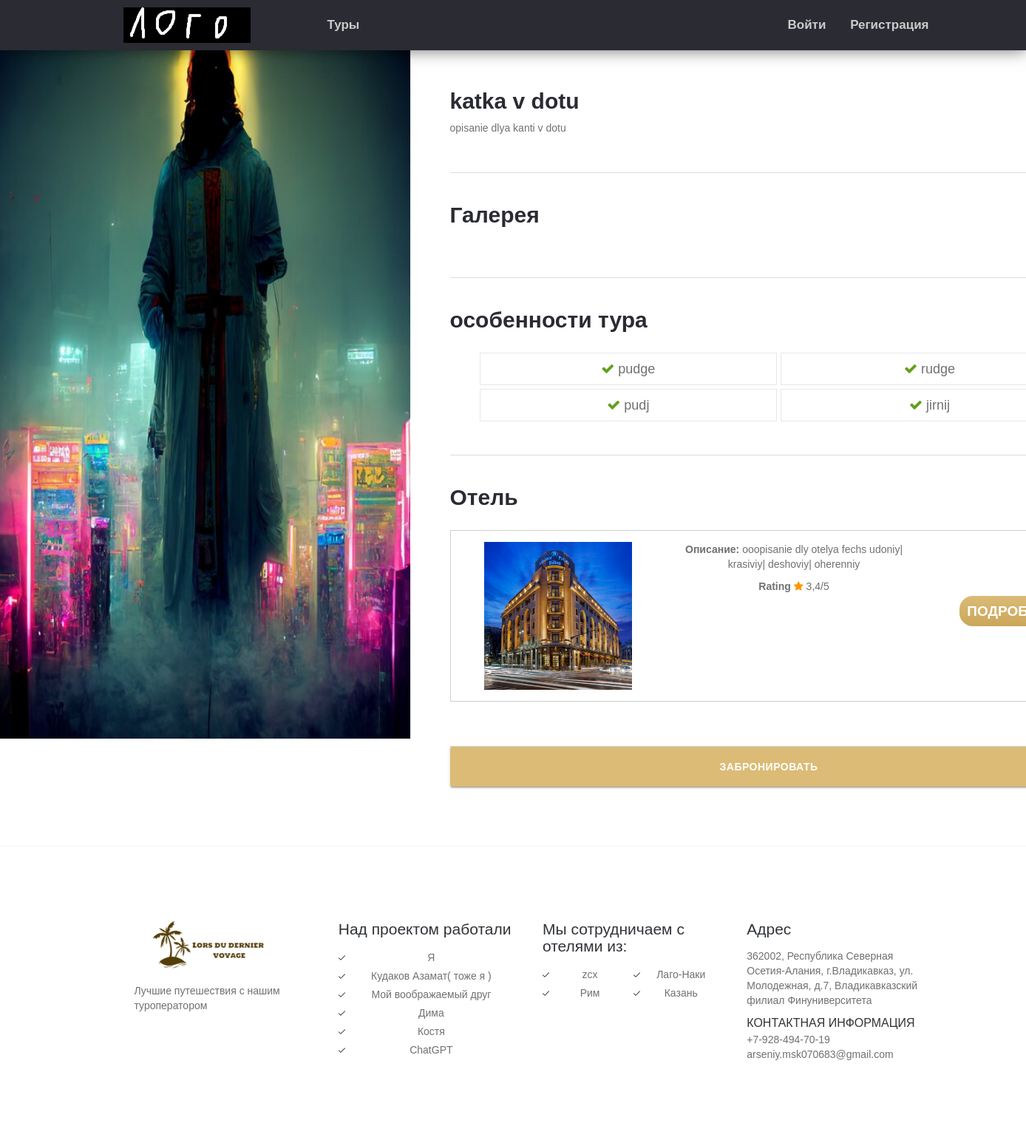
The app's page /tour_details/katka-v-dotu with its own data.
### tours/models.py (models this page shows, shortened)
class Tours(models.Model):
    name = models.CharField(max_length=255, verbose_name='Название')
    slug = models.SlugField(max_length=255, verbose_name='slug')
    description = models.TextField(verbose_name='Описание')
    city = models.CharField(max_length=255, verbose_name='Город/место')
    duration_days = models.IntegerField(verbose_name='длительность (дней)')
    max_adults = models.IntegerField(validators=[min_valid], verbose_name='максимум взрослых')
    max_kids = models.IntegerField(validators=[min_valid], verbose_name='масксимум детей')
    base_price = models.IntegerField(validators=[min_valid], verbose_name='Базовая стоимость')
    need_inter_pass = models.BooleanField(verbose_name='Нужен загранпаспорт')
    transit_in = models.OneToOneField(Transit, on_delete=models.PROTECT, related_name='transit_in_relate', verbose_name='Транспорт туда')
    transit_back = models.OneToOneField(Transit, on_delete=models.PROTECT, related_name='transit_back_relate', verbose_name='Транспорт обратно')
    main_image = models.ImageField(upload_to=tour_main_photo_location, verbose_name='Изображение', blank=True)
    hotel = models.ForeignKey(to=Hotels, on_delete=models.PROTECT, verbose_name='Отель')
    class Meta:
        ordering = ['name']
        verbose_name = 'Тур'
        verbose_name_plural = 'Туры'

class Hotels(models.Model):
    name = models.CharField(max_length=255, verbose_name='Название')
    slug = models.SlugField(max_length=255, verbose_name='slug')
    description = models.TextField(verbose_name='Описание')
    contact_info = models.CharField(max_length=100, verbose_name='Контактная информация')
    city = models.CharField(max_length=50, verbose_name='Город')
    rating = models.FloatField(validators=[min_valid], verbose_name='Рейтинг')
    food = models.CharField(max_length=50, verbose_name='Питание')
    main_image = models.ImageField(upload_to=hotel_main_photo_location, verbose_name='Изображение', blank=True)
    def get_absolute_url(self):
        return reverse('hotel_details', kwargs={'hotel_slug': self.slug})
    def __str__(self):
        return self.name
    class Meta:
        ordering = ['name']
        verbose_name = 'Отель'
        verbose_name_plural = 'Отели'

### tours/views.py (the view)
# urls.py: path('tour_details/<slug:tour_slug>', TourView.as_view(), name='tour_details'),
class TourView(DataMixin, DetailView):
    model = Tours
    template_name = 'tours/tour_details.html'
    context_object_name = 'tour'
    slug_url_kwarg = 'tour_slug'
    def get_context_data(self, *object_list, **kwargs):
        context = super().get_context_data(**kwargs)
        hotel = Hotels.objects.get(name=context['tour'].hotel)
        images = TourImages.objects.filter(tour=context['tour'])
        images_urls = [image.image.url for image in images]
        description = context['tour'].description
        description = description.split('fechs')
        main_text, fechs = description[0], description[1]
        fechs = fechs.split('|')
        dop_context = {
            'hotel': hotel,
            'main_text': main_text,
            'fechs' : fechs,
            'images_urls': images_urls,
            'title': context['tour'].name
        }
        c_def = self.get_user_context(**dop_context)
        context = dict(list(context.items()) + list(c_def.items()))
        return context

### tours/mixin.py (called while the page is built)
    def get_user_context(self, **kwargs):
        context = kwargs
        cities = Hotels.objects.all()[:6]
        context['cities'] = cities
        return context

### templates/tours/tour_details.html (shortened to what this page needs)
{% extends 'tours/base.html' %}
{% load static %}
{% block content %}
	<div class="inn-body-section inn-detail">
		<div class="container">
			<div class="row">
				<div class="inn-bod">
					<div class="inn-detail-p1 inn-com">
						<h2>{{ tour.name }}</h2>
						<p>{{ main_text }}</p>
                    </div>
                    <div class="inn-detail-p1 inn-com">
						<div class="detail-title">
							<h2>Галерея</h2>
						</div>
					</div>
					<div class="inn-detail-p1 inn-com inn-com-list-point">
						<div class="detail-title">
							<h2>особенности тура</h2>
						</div>
						<ul style="text-align: center;">
                            {% for fech in fechs %}
							    <li><i class="fa fa-check" aria-hidden="true"></i>{{ fech }}</li>
                            {% endfor %}
						</ul>
					</div>
					<div class="inn-detail-p1 inn-com">
						<div class="detail-title">
							<h2>Отель</h2>
						</div>
						<div class="re-room">
							<ul>
                                <li>
                                    <div class="re-room-list">
                                        <div class="col-md-4 re-room-list-1"><img src="{{ hotel.main_image.url }}" alt=""> </div>
                                        <div class="col-md-5 re-room-list-2">
                                            <p><b>Описание: </b>{{ hotel.description|truncatewords:30 }}</p>
                                            <div class="r2-ratt"><b>Rating</b> <i class="fa fa-star"></i> {{ hotel.rating }}/5 </div>
                                        </div>
                                        <div class="col-md-3 re-room-list-2">
                                            <a href="{{ hotel.get_absolute_url }}" class="inn-room-book">Подробнее</a>
                                        </div>
                                    </div>
                                </li>
							</ul>
						</div>
					</div>
                {% if user.is_authenticated %}
                    <a class="waves-effect waves-light btn-large" href="{% url 'booking' tour_slug=tour.slug %}">
                        Забронировать
                    </a>
                {% else %}
                    <a class="waves-effect waves-light btn-large" href="{% url 'login' %}">
                        Забронировать
                    </a>
                {% endif %}
				</div>
			</div>
		</div>
	</div>
{% endblock content %}

### templates/tours/base.html (shortened to what this page needs)
{% load static %}
<!DOCTYPE html>
<html lang="en">
<head>
	<link rel="stylesheet" href="{% static 'css/font-awesome.min.css' %}">
	<link href="{% static 'css/materialize.css' %}" rel="stylesheet">
	<link href="{% static 'css/style.css' %}" rel="stylesheet">
	<link href="{% static 'css/bootstrap.css' %}" rel="stylesheet" type="text/css" />
</head>
<body>
	<section class="{{ section_type }}">
		<div class="menu-section">
			<div class="container">
				<div class="row">
					<div class="logo">
						<a href="{% url 'index' %}"><img src="{% static 'images/logo3.png' %}" alt="" />
						</a>
					</div>
					<div class="menu-bar">
						<ul class="left">
							<li class="left-li"><a href="{% url 'tours' %}">Туры</a></li>
						</ul>
						<ul style="text-align: right;">
							{% if user.is_authenticated %}
								<li><a href="{% url 'profile' user_id=user.id%}">Мой профиль</a>
								<li><a href="{% url 'logout' %}">Выйти</a></li>
							{% else %}
								<li><a href="{% url 'login' %}">Войти</a></li>
								<li><a href="{% url 'register' %}">Регистрация</a></li>
							{% endif %}
						</ul>
					</div>
				</div>
			</div>
		</div>
        {% block content %}
        {% endblock content %}
	</section>
	<footer class="site-footer clearfix">
	<div class="sidebar-container">
		<div class="sidebar-inner">
			<div class="widget-area clearfix">
				<div class="widget widget_azh_widget">
					<div>
						<div class="container">
							<div class="row">
								<div class="col-sm-12 col-md-3 foot-logo"> <img src="{% static 'images/logo1.png' %}" alt="logo">
									<p class="hasimg">Лучшие путешествия с нашим туроператором</p>
								</div>
								<div class="col-sm-12 col-md-3">
									<h4>Над проектом работали</h4>
									<ul class="one-column">
										<li>Я</li>
										<li>Кудаков Азамат( тоже я )</li>
										<li>Мой воображаемый друг</li>
										<li>Дима</li>
										<li>Костя</li>
                                        <li>ChatGPT</li>
									</ul>
								</div>
								<div class="col-sm-12 col-md-3">
									<h4>Мы сотрудничаем с отелями из:</h4>
									<ul class="two-columns">
										{% for tour in cities %}
											<li><a href="{{ tour.get_absolute_url }}">{{ tour.city }}</a>
											</li>
										{% endfor %}
									</ul>
								</div>
								<div class="col-sm-12 col-md-3">
									<h4>Адрес</h4>
									<p>362002, Республика Северная Осетия-Алания, г.Владикавказ, ул. Молодежная, д.7, Владикавказский филиал Финуниверситета</p>
									<p> <span class="foot-phone">Контактная информация</span> <span>+7-928-494-70-19</span>
									<span>arseniy.msk070683@gmail.com</span> </p>
								</div>
							</div>
						</div>
					</div>
				</div>
			</div>
		</div>
	</div>
</footer>
</body>
</html>

### records on screen
Tours: name "katka v dotu"
Hotels: main_image (picture), description "ooopisanie dly otelya fechs udoniy| krasiviy| deshoviy| oherenniy", rating "3,4", city "zcx"
Hotels: city "Лаго-Наки"
Hotels: city "Рим"
Hotels: city "Казань"

### other values on screen
{{ main_text }} "opisanie dlya kanti v dotu"
{{ fech }} "pudge" "rudge" "pudj" "jirnij"
